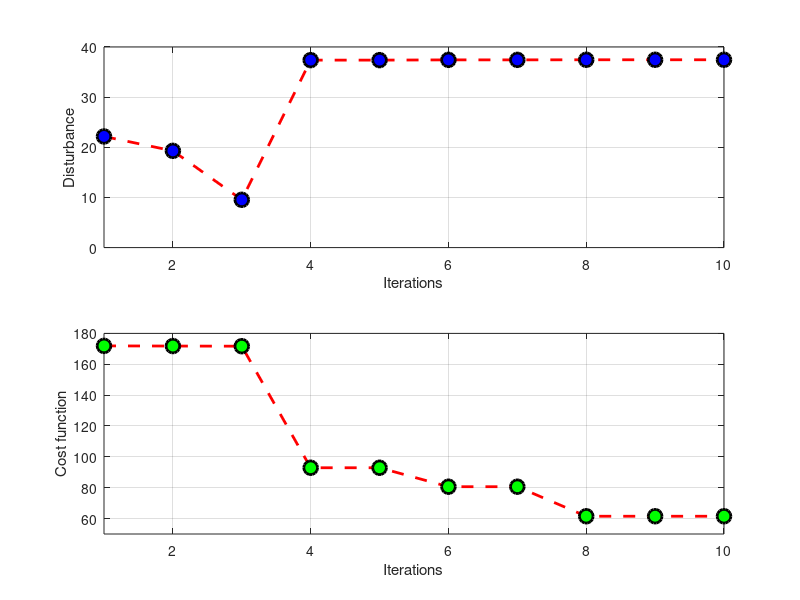

The MATLAB source for this figure:
% figure plot
clc;
close all;

x=1:1:10;

J=[171.9 171.8 171.7 92.93 92.93 80.65 80.65 61.51  61.51  61.51];

Del=[22.16 19.29 9.53  37.38 37.38 37.43 37.43 37.45 37.45 37.45 ];

subplot(2,1,1);
plot(x,Del,'--ro','LineWidth',2,...
                       'MarkerEdgeColor','k',...
                       'MarkerFaceColor','b',...
                       'MarkerSize',10);
grid on;
axis([1 10 0 40]);
hold on;
xlabel('Iterations');
ylabel('Disturbance');

subplot(2,1,2);
plot(x,J,'--ro','LineWidth',2,...
                       'MarkerEdgeColor','k',...
                       'MarkerFaceColor','g',...
                       'MarkerSize',10);
grid on;
axis([1 10 50 180]);
hold on;
xlabel('Iterations');
ylabel('Cost function');